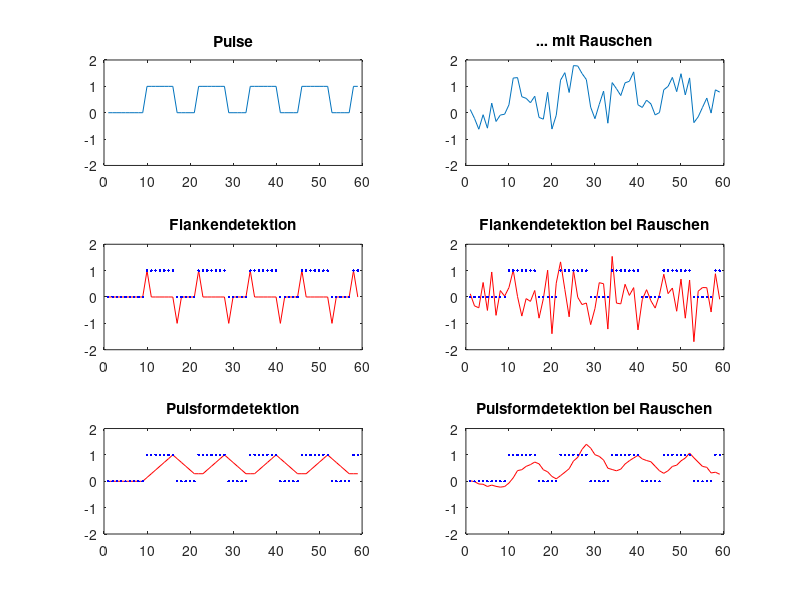

Source code (MATLAB):
%% Aufgabe: Signalgenerator
% (i) Bauen Sie mithilfe eines Digitalen Filters einen Signalgenerator 
%  mit einstellbaren Periode P und einer Pulsform FORM. Erzeugen Sie damit
%  Rechteckpulse mit der Periode 16.  
% (ii) Detektieren Sie die Pulsflanken mit einem Differenzierer mit der
%  Impulsantwort [1 -1].
% (iii) Detektieren Sie die Pulse durch Faltung mit der gespiegelten 
%  Pulsform (signalangepasstes Filter == Matched Filter == Korrelator).
% (iv) Addieren Sie Rauschen zum Signal und wiederholen Sie (ii) und (iii).
clear all; close all;
%% (i) Signalgenerator
P = 16;
FORM = [1 1 1 1 1 1 1 ];
delta = [zeros(1,9),1, zeros(1,49)];
 
a = [1 0 0 0 0 0 0 0 0 0 0 0 -1]; 
x = filter(FORM,a,delta);
figure(1); subplot(3,2,1)
plot(x); title('Pulse'), ylim([-2, 2]);

%% (ii) Flankendetektion mit [1 -1]
b = [ 1 -1];
y = filter(b,1,x); 
figure(1); subplot(3,2,3); 
plot(y,'r'); title('Flankendetektion'), ylim([-2, 2]);
hold on; plot(x,'b.');hold off;

%% (iii) Pulsformdetektion
y2 = filter(fliplr(FORM)/sum(abs(FORM)),1,x);

figure(1); subplot(3,2,5);
plot(y2,'r'); title('Pulsformdetektion');  ylim([-2, 2]);
hold on; plot(x,'b.');hold off;

%% (iv) Flankendetektion und Pulsformfilter bei Rauschen
R = 0.5;
% R = 0.15;
x_r = x + R*randn(size(x));

figure(1); subplot(3,2,2); 
plot(x_r);title('... mit Rauschen');ylim([-2, 2]);

% b = [x_r];
y_r = filter(b, 1, x_r);
figure(1); subplot(3,2,4); 
plot(y_r,'r'); title('Flankendetektion bei Rauschen'); ylim([-2, 2]);
hold on; plot(x,'b.');

y2_r = filter(fliplr(FORM)/sum(abs(FORM)),1,x_r);

figure(1); subplot(3,2,6);
plot(y2_r,'r'); title('Pulsformdetektion bei Rauschen');  ylim([-2, 2]);
hold on; plot(x,'b.');hold off;

%% Beliebige Pulsform
FORM = [ 0 1 2 0 -1 5 12 5 -4 0 1 2 1 0 0 0 0 ]/7;